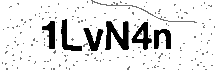
#> input picture Backend/securimage_show.png, 215 x 70 px, found by its file name
$ python captchaOCR.py
#> lines starting #> are read from the running program, lines starting #| are printed output that depends on the picture
from PIL import Image, ImageFilter, ImageEnhance
import pytesseract
pytesseract.pytesseract.tesseract_cmd = r"C:\Program Files\Tesseract-OCR\tesseract.exe"

image_path = r"C:\Users\ASUS\Documents\ITProfound\dev\Backend\securimage_show.png"
image = Image.open(image_path).convert("L")
image = image.filter(ImageFilter.MedianFilter())
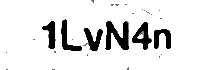
#> image: PIL image 215x70 L; min 0, max 255, mean 228.5
# image = image.point(lambda x: 0 if x < 160 else 255, '1')  # Binarization

custom_config = r'--oem 3 --psm 7 -c tessedit_char_whitelist=ABCDEFGHIJKLMNOPQRSTUVWXYZ0123456789'
#> (the run stopped early here; a loop or call above may not have finished)
